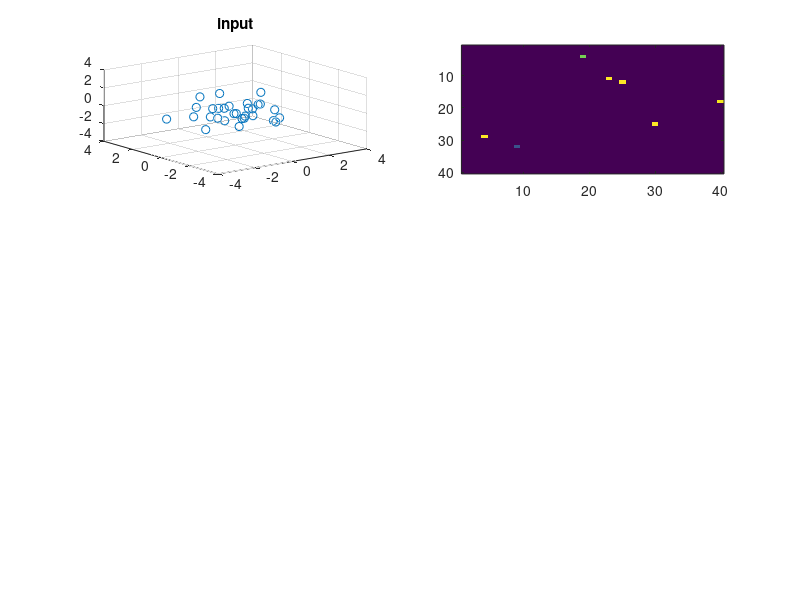

Write the MATLAB code that produced this figure. (Note: this script raises an error after producing the figure.)
clear all
close all

rng(1)


N = 30;
M_dim = 40;
M = M_dim^2;
t_max = 1440;
rho = .0001;
c = 3;
b = 5;
alpha = 1;
dt = 1;

[LTP,LTD,LTP_J,LTD_J] = deal(zeros(M,t_max));

tau_p = 200; %time constant for LTP trace
tau_d = 500; %time constant for LTD trace
eta_p = 2; %activation constant for LTP trace
eta_d = 20; %activation constant for LTD trace
eta_J = .0006; %learning rate
max_p = 1.1; %maximum for LTP trace
max_d = 1; %maximum for LTD trace
tau_P = 20; %time constant for plateau potential
p_mag = 1; %magnitude of plateau potential
p_time = 180;
P = zeros(1,t_max);

R1 = rotx(2);
R2 = rotx(4);
R3 = rotx(180);

data = randn(3,N);

step_var = 0*.005;
step_vec_init = zeros(3,N);
step_vec_init(1,:) = t_max*step_var*ones(1,N)/2;

data_vec = zeros(3,N,t_max);
data_vec(:,:,1) = data - step_vec_init;

W = sprandn(M,N*3,rho);
W = abs(W) + 0*randn(M,N*3);
J = 0*abs(randn(1,M));

sp_t = zeros(M,t_max);
V_t = zeros(1,t_max);

step_vec = zeros(3,N);
step_vec(1,:) = step_var*ones(1,N);


dJ = 0;
figure('Position',[300 300 900 900])
for t = 2:t_max
    data_resize = reshape(data_vec(:,:,t-1),[N*3,1]);
    sp_t(:,t-1) = (tanh(b*W*data_resize-c) + 1)/2;
%     sp_t(sp_t(:,t-1)<.02,t-1) = 0;
    if t == 2
        V_t(:) = alpha*(J*sp_t(:,t-1));
    else
%         dLTP = (-LTP(:,t-1) + eta_p*sp_t(:,t-1).*(max_p-LTP(:,t-1)))*(dt/tau_p);
%         dLTD = (-LTD(:,t-1) + eta_d*sp_t(:,t-1).*(max_d-LTD(:,t-1)))*(dt/tau_d);
%         LTP(:,t) = LTP(:,t-1) + dLTP;
%         LTD(:,t) = LTD(:,t-1) + dLTD;
%         LTP_J(:,t) = LTP(:,t).*(1-J');
%         LTD_J(:,t) = LTD(:,t).*(J');
        
%         if mod(t/dt,p_time) == 0 %time of plateau potential
        if t == p_time
            P(t) = P(t-1) + p_mag;
        else
            P(t) = P(t-1) - P(t-1)*(dt/tau_P);
        end
        if (P(t)>.1)
            dJ = dJ + eta_J*P(t)*sp_t(:,t-1); %weight update
            J = J + dJ';
            J(J<0) = 0;
        end
        
        V_t(t-1) = alpha*(J*sp_t(:,t-1)); %ramp amplitude at lap "lap"
    end
    
    
    if t > t_max/2
        data_vec(:,:,t) = R2*(data_vec(:,:,t-1) + step_vec);
    elseif t == t_max/2
%         data_vec(:,:,t) = R1*(data_vec(:,:,t-1) + step_vec);
        data_vec(:,(2*N/3+1):N,t) = R3*(data_vec(:,(2*N/3+1):N,t-1));
    else
        data_vec(:,:,t) = R1*(data_vec(:,:,t-1) + step_vec);
    end
    
    
    
    subplot(3,2,1)
    scatter3(data_vec(1,:,t-1),data_vec(2,:,t-1),data_vec(3,:,t-1))
    xlim([-4 - t_max*step_var/2 4 + t_max*step_var/2])
    zlim([-4 4])
    ylim([-4 4])
    title('input')
    
    subplot(3,2,2)
    sp_t_resize = reshape(sp_t(:,t-1),[M_dim,M_dim]);
    imagesc(sp_t_resize)
    ax = gca;
    ax.CLim = [0 1];
    title('Sparse projections from input')
    colorbar
    
    subplot(3,1,2)
    plot(P(1:t-1),'g-')
%     hold on
%     plot(LTP(8,1:t),'r--')
%     hold on
%     plot(LTD(8,1:t),'b--')
    ylabel('Activation (AU)')
    xlabel('time (AU)')
    xlim([0 t_max])
    title('Instructive signal')
    
    subplot(3,1,3)
    plot(V_t(1:t-1))
    ylabel('Firing rate (AU)')
    xlabel('time (AU)')
    xlim([0 t_max])
    title('V(t)')

    drawnow
end

subplot(3,1,3)
[peaks_mag, peaks_loc] = findpeaks(V_t,'MinPeakProminence',1);
for i = 1:length(peaks_loc)
    text(peaks_loc(i),peaks_mag(i)+1,num2str(peaks_loc(i)))
end

text(720, 8, 'At t = 720, the rotation speed is doubled')
% text(720, 2, 'Afterwards the cell shows selectivity to both initial location and 180 degree phase shifted location')